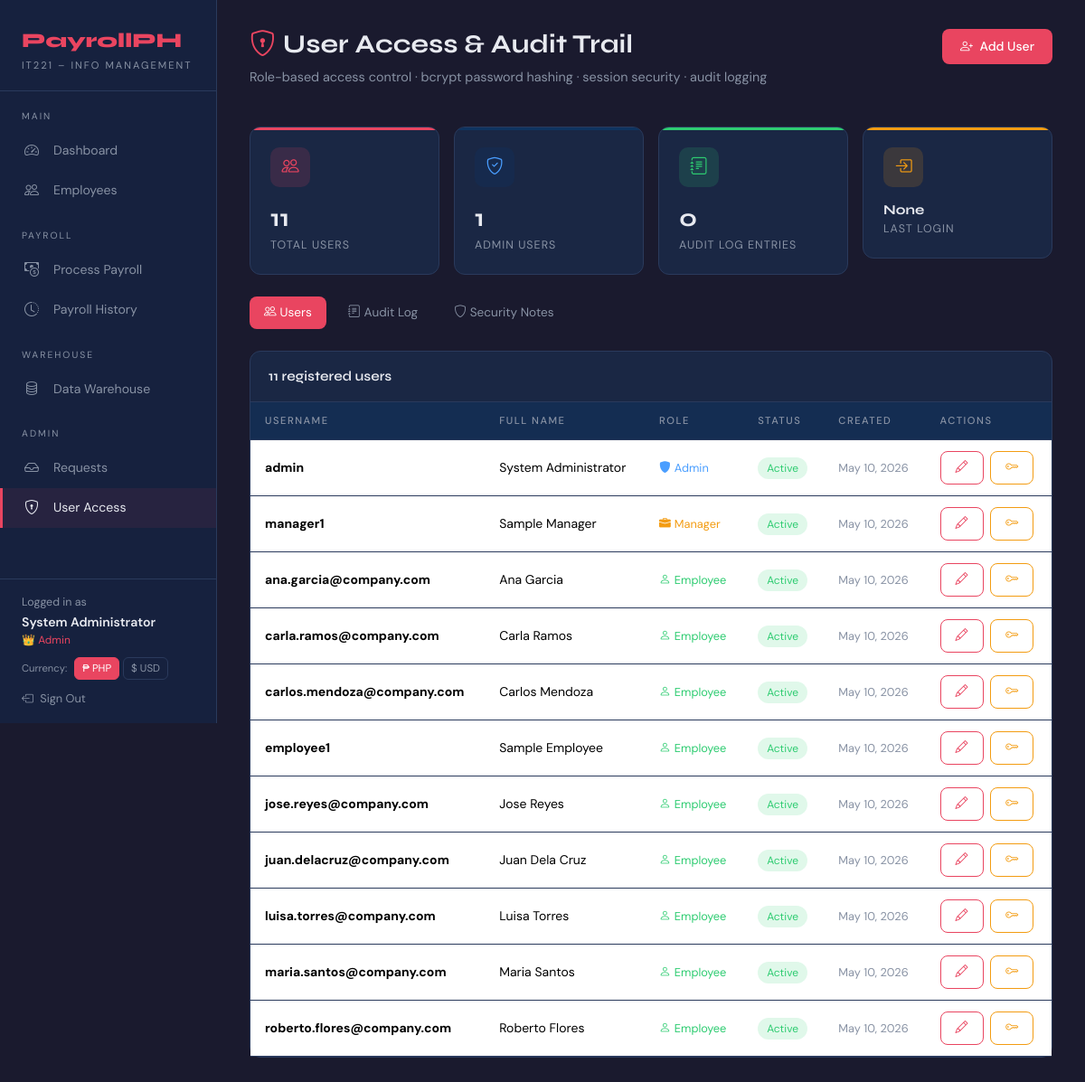
/users.php (signed in), run on the app's committed database.
### tables this page shows
CREATE TABLE IF NOT EXISTS users (
    user_id     INT AUTO_INCREMENT PRIMARY KEY,
    username    VARCHAR(80) NOT NULL UNIQUE,
    password    VARCHAR(255) NOT NULL,        
    full_name   VARCHAR(130) NOT NULL,
    role        ENUM('Admin','Staff') NOT NULL DEFAULT 'Staff',
    status      ENUM('Active','Inactive') DEFAULT 'Active',
    created_at  TIMESTAMP DEFAULT CURRENT_TIMESTAMP
);

### includes/auth.php (called while the page is built, shortened)
<?php
function currentUser(): array {
    return [
        'user_id'   => $_SESSION['user_id']   ?? null,
        'username'  => $_SESSION['username']  ?? '',
        'full_name' => $_SESSION['full_name'] ?? '',
        'role'      => $_SESSION['role']      ?? '',
    ];
}
function isManager(): bool { return ($_SESSION['role'] ?? '') === 'Manager'; }
function isEmployee(): bool{ return ($_SESSION['role'] ?? '') === 'Employee'; }

### users.php (the view, shortened to what this page needs)
<?php
require_once 'includes/auth.php';
$db  = getDB();
$users = $db->query("SELECT * FROM users ORDER BY role, username")->fetchAll();
$total_users  = $db->query("SELECT COUNT(*) FROM users")->fetchColumn();
$total_admins = $db->query("SELECT COUNT(*) FROM users WHERE role='Admin'")->fetchColumn();
$total_logs   = $db->query("SELECT COUNT(*) FROM audit_log")->fetchColumn();
$last_login   = $db->query("SELECT logged_at FROM audit_log WHERE action='Login' ORDER BY logged_at DESC LIMIT 1")->fetchColumn();
require_once 'includes/header.php';
?>
<div class="main-content">
    <div class="page-header d-flex justify-content-between align-items-start">
        <div>
            <h1><i class="bi bi-shield-lock me-2 text-accent"></i>User Access & Audit Trail</h1>
            <p>Role-based access control · bcrypt password hashing · session security · audit logging</p>
        </div>
        <button class="btn-accent" data-bs-toggle="modal" data-bs-target="#addUserModal">
            <i class="bi bi-person-plus me-1"></i> Add User
        </button>
    </div>
    <div class="row g-3 mb-4">
        <div class="col-sm-6 col-lg-3">
            <div class="stat-card">
                <div class="stat-icon"><i class="bi bi-people"></i></div>
                <div class="stat-value"><?= $total_users ?></div>
                <div class="stat-label">Total Users</div>
            </div>
        </div>
        <div class="col-sm-6 col-lg-3">
            <div class="stat-card" style="--accent:#0f3460;">
                <div class="stat-icon" style="background:rgba(15,52,96,0.3);color:#4a9eff;"><i class="bi bi-shield-check"></i></div>
                <div class="stat-value"><?= $total_admins ?></div>
                <div class="stat-label">Admin Users</div>
            </div>
        </div>
        <div class="col-sm-6 col-lg-3">
            <div class="stat-card" style="--accent:#2ecc71;">
                <div class="stat-icon" style="background:rgba(46,204,113,0.15);color:#2ecc71;"><i class="bi bi-journal-text"></i></div>
                <div class="stat-value"><?= number_format($total_logs) ?></div>
                <div class="stat-label">Audit Log Entries</div>
            </div>
        </div>
        <div class="col-sm-6 col-lg-3">
            <div class="stat-card" style="--accent:#f39c12;">
                <div class="stat-icon" style="background:rgba(243,156,18,0.15);color:#f39c12;"><i class="bi bi-box-arrow-in-right"></i></div>
                <div class="stat-value" style="font-size:0.95rem;margin-top:8px;">
                    <?= $last_login ? date('M d, H:i', strtotime($last_login)) : 'None' ?>
                </div>
                <div class="stat-label">Last Login</div>
            </div>
        </div>
    </div>
    <ul class="nav nav-pills mb-4" style="gap:8px;">
        <li><a class="nav-link active" data-bs-toggle="pill" href="#tab-users" style="background:var(--accent);border-radius:8px;font-size:0.85rem;"><i class="bi bi-people me-1"></i>Users</a></li>
        <li><a class="nav-link" data-bs-toggle="pill" href="#tab-audit" style="color:var(--text-muted);border-radius:8px;font-size:0.85rem;"><i class="bi bi-journal-text me-1"></i>Audit Log</a></li>
        <li><a class="nav-link" data-bs-toggle="pill" href="#tab-security" style="color:var(--text-muted);border-radius:8px;font-size:0.85rem;"><i class="bi bi-shield me-1"></i>Security Notes</a></li>
    </ul>
    <div class="tab-content">
        <div class="tab-pane fade show active" id="tab-users">
            <div class="card">
                <div class="card-header"><?= count($users) ?> registered users</div>
                <div class="card-body p-0">
                    <table class="table mb-0">
                        <thead>
                            <tr>
                                <th>Username</th>
                                <th>Full Name</th>
                                <th>Role</th>
                                <th>Status</th>
                                <th>Created</th>
                                <th>Actions</th>
                            </tr>
                        </thead>
                        <tbody>
                            <?php foreach ($users as $u): ?>
                            <tr>
                                <td><strong><?= htmlspecialchars($u['username']) ?></strong></td>
                                <td><?= htmlspecialchars($u['full_name']) ?></td>
                                <td>
                                    <?php if ($u['role'] === 'Admin'): ?>
                                    <span style="color:#4a9eff;font-size:0.8rem;"><i class="bi bi-shield-fill me-1"></i>Admin</span>
                                    <?php elseif ($u['role'] === 'Manager'): ?>
                                    <span style="color:#f39c12;font-size:0.8rem;"><i class="bi bi-briefcase-fill me-1"></i>Manager</span>
                                    <?php else: ?>
                                    <span style="color:#2ecc71;font-size:0.8rem;"><i class="bi bi-person me-1"></i>Employee</span>
                                    <?php endif; ?>
                                </td>
                                <td><span class="badge-<?= strtolower($u['status']) ?>"><?= $u['status'] ?></span></td>
                                <td style="color:var(--text-muted);font-size:0.8rem;"><?= date('M d, Y', strtotime($u['created_at'])) ?></td>
                                <td>
                                    <button class="btn-outline-accent btn-sm"
                                        onclick="openEditUser(<?= htmlspecialchars(json_encode($u)) ?>)">
                                        <i class="bi bi-pencil"></i>
                                    </button>
                                    <button class="btn-outline-accent btn-sm ms-1"
                                        onclick="openResetPw(<?= $u['user_id'] ?>, '<?= htmlspecialchars($u['username']) ?>')"
                                        style="border-color:var(--warning);color:var(--warning);">
                                        <i class="bi bi-key"></i>
                                    </button>
                                </td>
                            </tr>
                            <?php endforeach; ?>
                        </tbody>
                    </table>
                </div>
            </div>
        </div>
    </div>
</div>
<?php require_once 'includes/footer.php'; ?>

### includes/header.php (shortened to what this page needs)
<?php
require_once __DIR__ . '/auth.php';
$current_page = basename($_SERVER['PHP_SELF'], '.php');
$__user = currentUser();
$db = getDB();
$currency = $_SESSION['currency'] ?? 'PHP';
$pendingBadge = 0;
if (isAdmin()) {
    $pendingBadge = (int)$db->query("SELECT COUNT(*) FROM requests WHERE status='Pending'")->fetchColumn();
} elseif (isManager()) {
    $pendingBadge = (int)$db->query("SELECT COUNT(*) FROM requests WHERE status='Pending' AND handled_by='Manager'")->fetchColumn();
} elseif (isEmployee()) {
    $eRow = $db->prepare("SELECT employee_id FROM employees WHERE email=? LIMIT 1");
    $eRow->execute([$__user['username']]);
    $eId = $eRow->fetchColumn();
    if ($eId) $pendingBadge = (int)$db->prepare("SELECT COUNT(*) FROM requests WHERE employee_id=? AND status='Pending'")->execute([$eId]);
}
?>
<!DOCTYPE html>
<html lang="en">
<head>
    <link href="https://cdn.jsdelivr.net/npm/bootstrap@5.3.3/dist/css/bootstrap.min.css" rel="stylesheet">
    <link href="https://cdn.jsdelivr.net/npm/bootstrap-icons@1.11.3/font/bootstrap-icons.css" rel="stylesheet">
</head>
<body>
<nav class="sidebar">
    <div class="sidebar-brand">
        <div class="logo-mark">PayrollPH</div>
        <small>IT221 – Info Management</small>
    </div>
    <?php if (isEmployee()): ?>
    <div class="nav-section-label">My Info</div>
    <a href="index.php"    class="nav-link <?= $current_page==='index'    ?'active':'' ?>"><i class="bi bi-speedometer2"></i> My Dashboard</a>
    <a href="employees.php"class="nav-link <?= $current_page==='employees'?'active':'' ?>"><i class="bi bi-person-circle"></i> My Profile</a>
    <a href="benefits.php" class="nav-link <?= $current_page==='benefits' ?'active':'' ?>"><i class="bi bi-gift"></i> My Benefits</a>
    <div class="nav-section-label">Payroll</div>
    <a href="history.php"  class="nav-link <?= $current_page==='history'  ?'active':'' ?>"><i class="bi bi-clock-history"></i> My Payroll History</a>
    <div class="nav-section-label">Requests</div>
    <a href="requests.php" class="nav-link <?= $current_page==='requests' ?'active':'' ?>">
        <i class="bi bi-inbox"></i> My Requests
        <?php if ($pendingBadge > 0): ?><span class="nav-badge"><?= $pendingBadge ?></span><?php endif; ?>
    </a>
    <?php else: ?>
    <div class="nav-section-label">Main</div>
    <a href="index.php"    class="nav-link <?= $current_page==='index'    ?'active':'' ?>"><i class="bi bi-speedometer2"></i> Dashboard</a>
    <a href="employees.php"class="nav-link <?= $current_page==='employees'?'active':'' ?>"><i class="bi bi-people"></i> Employees</a>
    <div class="nav-section-label">Payroll</div>
    <a href="process.php"  class="nav-link <?= $current_page==='process'  ?'active':'' ?>"><i class="bi bi-cash-coin"></i> Process Payroll</a>
    <a href="history.php"  class="nav-link <?= $current_page==='history'  ?'active':'' ?>"><i class="bi bi-clock-history"></i> Payroll History</a>
    <div class="nav-section-label">Warehouse</div>
    <a href="warehouse.php"class="nav-link <?= $current_page==='warehouse'?'active':'' ?>"><i class="bi bi-database"></i> Data Warehouse</a>
    <div class="nav-section-label">Admin</div>
    <a href="requests.php" class="nav-link <?= $current_page==='requests' ?'active':'' ?>">
        <i class="bi bi-inbox"></i> Requests
    </a>
    <a href="users.php"    class="nav-link <?= $current_page==='users'    ?'active':'' ?>"><i class="bi bi-shield-lock"></i> User Access</a>
    <?php endif; ?>
    <div style="margin-top:auto;padding:16px 24px;border-top:1px solid var(--border);">
        <div style="font-size:0.78rem;color:var(--text-muted);margin-bottom:2px;">Logged in as</div>
        <div style="font-size:0.88rem;font-weight:600;color:var(--text-main);"><?= htmlspecialchars($__user['full_name']) ?></div>
        <?php
        $roleColor = match($__user['role']){'Admin'=>'var(--accent)','Manager'=>'#4a9eff','Employee'=>'#2ecc71',default=>'var(--text-muted)'};
        $roleIcon  = match($__user['role']){'Admin'=>'👑','Manager'=>'🏢','Employee'=>'👤',default=>''};
        ?>
        <div style="font-size:0.75rem;color:<?= $roleColor ?>;margin-bottom:10px;"><?= $roleIcon ?> <?= $__user['role'] ?></div>
        <div class="currency-toggle mb-2">
            <span style="font-size:0.7rem;color:var(--text-muted);margin-right:4px;">Currency:</span>
            <a href="?currency=PHP" class="<?= ($currency==='PHP')?'active':'' ?>">₱ PHP</a>
            <a href="?currency=USD" class="<?= ($currency==='USD')?'active':'' ?>">$ USD</a>
        </div>
        <a href="logout.php" style="font-size:0.8rem;color:var(--text-muted);text-decoration:none;">
            <i class="bi bi-box-arrow-left me-1"></i> Sign Out
        </a>
    </div>
</nav>

### includes/header.php (style rules this page uses)
:root { --primary:#1a1a2e;--accent:#e94560;--accent2:#0f3460;--surface:#16213e;--card-bg:#1a2744;--text-main:#e8eaf0;--text-muted:#8892a4;--border:#2a3a5c;--success:#2ecc71;--warning:#f39c12;--danger:#e74c3c; }
* { box-sizing:border-box;margin:0;padding:0; }
body { background:var(--primary);color:var(--text-main);font-family:'DM Sans',sans-serif;min-height:100vh; }
.sidebar { width:240px;min-height:100vh;background:var(--surface);border-right:1px solid var(--border);position:fixed;top:0;left:0;display:flex;flex-direction:column;z-index:100; }
.sidebar-brand { padding:28px 24px 20px;border-bottom:1px solid var(--border); }
.sidebar-brand .logo-mark { font-family:'Syne',sans-serif;font-weight:800;font-size:1.4rem;color:var(--accent); }
.sidebar-brand small { display:block;font-size:0.7rem;color:var(--text-muted);letter-spacing:2px;text-transform:uppercase;margin-top:2px; }
.nav-section-label { font-size:0.65rem;letter-spacing:2px;text-transform:uppercase;color:var(--text-muted);padding:20px 24px 8px; }
.sidebar .nav-link { display:flex;align-items:center;gap:12px;padding:10px 24px;color:var(--text-muted);font-size:0.88rem;font-weight:400;border-left:3px solid transparent;transition:all 0.2s;text-decoration:none;position:relative; }
.sidebar .nav-link:hover,.sidebar .nav-link.active { color:var(--text-main);background:rgba(233,69,96,0.08);border-left-color:var(--accent); }
.sidebar .nav-link i { font-size:1rem;min-width:20px; }
.main-content { margin-left:240px;padding:32px 36px;min-height:100vh; }
.page-header { margin-bottom:28px; }
.page-header h1 { font-family:'Syne',sans-serif;font-weight:700;font-size:1.8rem;color:var(--text-main); }
.page-header p { color:var(--text-muted);font-size:0.9rem; }
.card { background:var(--card-bg);border:1px solid var(--border);border-radius:12px;color:var(--text-main); }
.card-header { background:transparent;border-bottom:1px solid var(--border);font-family:'Syne',sans-serif;font-weight:600;font-size:0.95rem;padding:16px 20px;color:var(--text-main); }
.card-body { padding:20px; }
.stat-card { background:var(--card-bg);border:1px solid var(--border);border-radius:12px;padding:22px;position:relative;overflow:hidden; }
.stat-card::before { content:'';position:absolute;top:0;left:0;right:0;height:3px;background:var(--accent); }
.stat-card .stat-icon { width:44px;height:44px;border-radius:10px;background:rgba(233,69,96,0.15);display:flex;align-items:center;justify-content:center;font-size:1.2rem;color:var(--accent);margin-bottom:14px; }
.stat-card .stat-value { font-family:'Syne',sans-serif;font-size:1.7rem;font-weight:700;color:var(--text-main); }
.stat-card .stat-label { font-size:0.78rem;color:var(--text-muted);text-transform:uppercase;letter-spacing:1px; }
.table { color:var(--text-main);font-size:0.875rem; }
.table thead th { background:rgba(15,52,96,0.5);color:var(--text-muted);font-size:0.7rem;text-transform:uppercase;letter-spacing:1.5px;border-color:var(--border);padding:12px 16px;font-weight:500; }
.table tbody td { border-color:var(--border);padding:12px 16px;vertical-align:middle; }
.btn-accent { background:var(--accent);color:#fff;border:none;border-radius:8px;font-weight:500;font-size:0.875rem;padding:9px 20px;transition:all 0.2s;cursor:pointer; }
.btn-outline-accent { border:1px solid var(--accent);color:var(--accent);background:transparent;border-radius:8px;font-size:0.875rem;padding:7px 16px;transition:all 0.2s;cursor:pointer; }
.badge-active { background:rgba(46,204,113,0.15);color:var(--success);border-radius:20px;padding:4px 10px;font-size:0.75rem; }
.text-accent { color:var(--accent); }
.currency-toggle { display:flex;gap:4px;align-items:center; }
.currency-toggle a { font-size:0.72rem;padding:3px 8px;border-radius:6px;text-decoration:none;color:var(--text-muted);border:1px solid var(--border);transition:all 0.2s; }
.currency-toggle a.active { background:var(--accent);color:#fff;border-color:var(--accent); }

### data on the page
users: full_name "System Administrator", role "👑", role "Admin", username "admin", status "Active", created_at "May 10, 2026"
users: username "manager1", full_name "Sample Manager", role "Manager" (drawn), status "Active", created_at "May 10, 2026"
users: username "ana.garcia@company.com", full_name "Ana Garcia", role "Employee" (drawn), status "Active", created_at "May 10, 2026"
users: username "carla.ramos@company.com", full_name "Carla Ramos", role "Employee" (drawn), status "Active", created_at "May 10, 2026"
users: username "carlos.mendoza@company.com", full_name "Carlos Mendoza", role "Employee" (drawn), status "Active", created_at "May 10, 2026"
users: username "employee1", full_name "Sample Employee", role "Employee" (drawn), status "Active", created_at "May 10, 2026"
users: username "jose.reyes@company.com", full_name "Jose Reyes", role "Employee" (drawn), status "Active", created_at "May 10, 2026"
users: username "juan.delacruz@company.com", full_name "Juan Dela Cruz", role "Employee" (drawn), status "Active", created_at "May 10, 2026"
users: username "luisa.torres@company.com", full_name "Luisa Torres", role "Employee" (drawn), status "Active", created_at "May 10, 2026"
users: username "maria.santos@company.com", full_name "Maria Santos", role "Employee" (drawn), status "Active", created_at "May 10, 2026"
users: username "roberto.flores@company.com", full_name "Roberto Flores", role "Employee" (drawn), status "Active", created_at "May 10, 2026"

### other printed values
$total_users "11"
$total_admins "1"
$total_logs "0"
count($users) "11"
